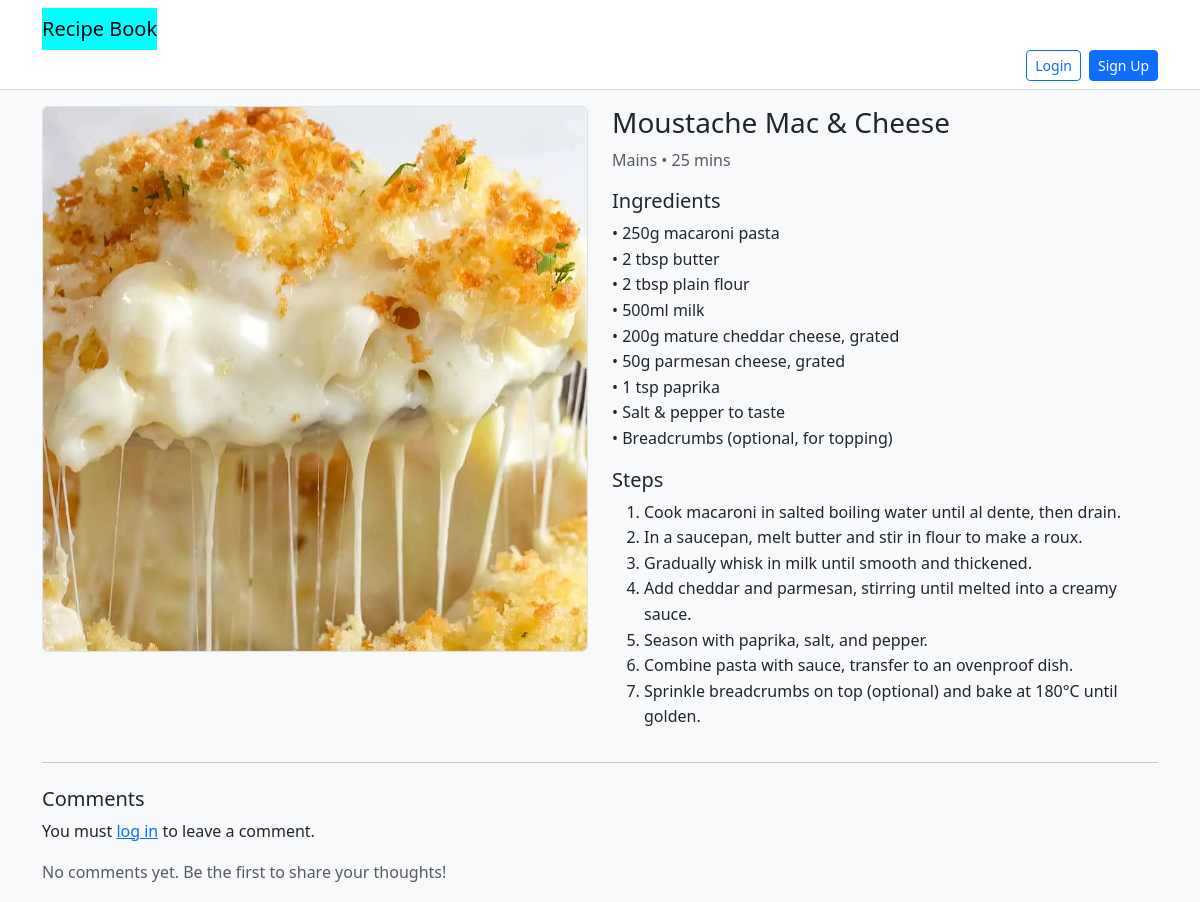
The app's page /recipe/2/ with its own data.
### recipes/models.py (models this page shows, shortened)
class Recipe(models.Model):
    CATEGORY_CHOICES = [
        ('mains', 'Mains'),
        ('desserts', 'Desserts'),
        ('vegan', 'Vegan'),
        ('vegetarian', 'Vegetarian'),
        ('snacks', 'Snacks'),
        ('drinks', 'Drinks'),
    ]
    title = models.CharField(max_length=200)
    description = models.TextField(blank=True)
    ingredients = models.TextField(help_text='One per line')
    steps = models.TextField(help_text='One step per line')
    image = models.ImageField(upload_to='recipes/', blank=True, null=True)
    category = models.CharField(max_length=20, choices=CATEGORY_CHOICES)
    cook_time_minutes = models.PositiveIntegerField(blank=True, null=True)
    created_at = models.DateTimeField(auto_now_add=True)
    updated_at = models.DateTimeField(auto_now=True)
    owner = models.ForeignKey(User, on_delete=models.CASCADE, related_name="recipes")
    class Meta:
        ordering = ['-created_at']

### recipes/views.py (the view, shortened to what this page needs)
# urls.py: path('recipe/<int:pk>/', views.RecipeDetailView.as_view(), name='recipe_detail'),
class RecipeDetailView(DetailView):
    model = Recipe
    template_name = 'recipes/recipe_detail.html'
    context_object_name = 'recipe'
    def get_context_data(self, **kwargs):
        context = super().get_context_data(**kwargs)
        recipe = self.get_object()
        context['comments'] = recipe.comments.all()
        context['form'] = CommentForm()
        return context

### recipes/templates/recipes/recipe_detail.html (shortened to what this page needs)
{% extends 'recipes/base.html' %}
{% block content %}
<article class="row">
    <div class="col-12 col-lg-6 mb-3">
        {% if recipe.image %}
        <img src="{{ recipe.image.url }}" class="img-fluid rounded border" alt="{{ recipe.title }}">
        {% endif %}
    </div>
    <div class="col-12 col-lg-6">
        <h1 class="h3">{{ recipe.title }}</h1>
        <p class="text-muted">{{ recipe.get_category_display }}{% if recipe.cook_time_minutes %} • {{ recipe.cook_time_minutes }} mins{% endif %}</p>
        <h2 class="h5 mt-3">Ingredients</h2>
        <ul class="list-unstyled">
            {% for line in recipe.ingredients.splitlines %}
            <li>• {{ line }}</li>
            {% endfor %}
        </ul>
        <h2 class="h5 mt-3">Steps</h2>
        <ol>
            {% for step in recipe.steps.splitlines %}
            <li>{{ step }}</li>
            {% endfor %}
        </ol>
    </div>
</article>
<hr>
<h2 class="h5 mt-4">Comments</h2>
{% if user.is_authenticated %}
  <form method="post" class="mb-3">
    {% csrf_token %}
    {{ form.as_p }}
    <button type="submit" class="btn btn-primary btn-sm">Add Comment</button>
  </form>
{% else %}
  <p>You must <a href="{% url 'login' %}?next={{ request.path }}">log in</a> to leave a comment.</p>
{% endif %}
{% for comment in comments %}
  <div class="comment mb-3 p-2 border rounded">
    <strong>{{ comment.author.username }}</strong>
    <small class="text-muted">{{ comment.created_at|date:"M d, Y H:i" }}</small>
    <p class="mb-1">{{ comment.text }}</p>
    {% if user == recipe.owner or user == comment.author %}
      <a href="{% url 'comment_delete' comment.pk %}" class="btn btn-outline-danger btn-sm">Delete</a>
    {% endif %}
  </div>
{% empty %}
  <p class="text-muted">No comments yet. Be the first to share your thoughts!</p>
{% endfor %}
{% endblock %}

### recipes/static/recipes/styles.css (style rules this page uses)
body { line-height: 1.6; }
img { object-fit: cover; }

### records on screen
Recipe: image (picture), title "Moustache Mac & Cheese", category "Mains", cook_time_minutes "25"

### other values on screen
{{ line }} "250g macaroni pasta" "2 tbsp butter" "2 tbsp plain flour" "500ml milk" "200g mature cheddar cheese, grated" "50g parmesan cheese, grated" "1 tsp paprika" "Salt & pepper to taste" "Breadcrumbs (optional, for topping)"
{{ step }} "Cook macaroni in salted boiling water until al dente, then drain." "In a saucepan, melt butter and stir in flour to make a roux." "Gradually whisk in milk until smooth and thickened." "Add cheddar and parmesan, stirring until melted into a creamy sauce." "Season with paprika, salt, and pepper." "Combine pasta with sauce, transfer to an ovenproof dish." "Sprinkle breadcrumbs on top (optional) and bake at 180°C until golden."
